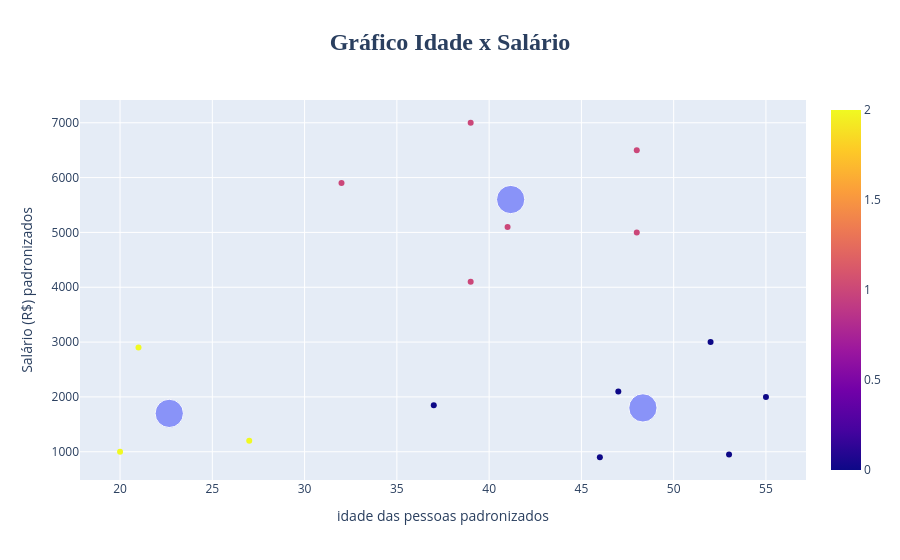

Source (notebook cell):
### Code cell
# x base idade e base salário
grafico1 = px.scatter(x = scaler_salario.inverse_transform(base_salario)[:,0], y = scaler_salario.inverse_transform(base_salario)[:,1],color=rotulos)
grafico2 = px.scatter(x = scaler_salario.inverse_transform(kmeans_salario.cluster_centers_)[:,0], y = scaler_salario.inverse_transform(kmeans_salario.cluster_centers_)[:,1], size = [12, 12, 12])
grafico3 = go.Figure(data = grafico1.data + grafico2.data)

# Atualiza o layout para renomear os rótulos dos eixos X e Y
grafico3.update_layout(
    # Defina o título aqui, no gráfico que será exibido
    title_text='<b>Gráfico Idade x Salário</b>',
    xaxis_title_text='idade das pessoas padronizados',
    yaxis_title_text='Salário (R$) padronizados',
    # padrão o título
    title_font_size=24,  # Define o tamanho da fonte do título
    title_font_family='Arial Black', # Uma fonte mais grossa
    title_x=0.5 # Centraliza o título no gráfico
)
grafico3.show()
grafico3.write_html("figuras/18-4_grafico2_2.html")

### Figure 1 — Plotly figure (JSON) as saved in the notebook; plotly's stock layout.template omitted (floating-point values rounded to 4 significant figures)
{"data": [{"hovertemplate": "x=%{x}<br>y=%{y}<br>color=%{marker.color}<extra></extra>", "legendgroup": "", "marker": {"color": [2, 2, 2, 0, 0, 0, 0, 0, 0, 1, 1, 1, 1, 1, 1], "coloraxis": "coloraxis", "symbol": "circle"}, "mode": "markers", "name": "", "orientation": "v", "showlegend": false, "type": "scatter", "x": [20, 27, 21, 37, 46, 53, 55, 47, 52, 32, 39, 41, 39, 48, 48], "xaxis": "x", "y": [1000, 1200, 2900, 1850, 900, 950, 2000, 2100, 3000, 5900, 4100, 5100, 7000, 5000, 6500], "yaxis": "y"}, {"hovertemplate": "x=%{x}<br>y=%{y}<br>size=%{marker.size}<extra></extra>", "legendgroup": "", "marker": {"color": "#636efa", "size": [12, 12, 12], "sizemode": "area", "sizeref": 0.03, "symbol": "circle"}, "mode": "markers", "name": "", "orientation": "v", "showlegend": false, "type": "scatter", "x": [48.33, 41.17, 22.67], "xaxis": "x", "y": [1800, 5600, 1700], "yaxis": "y"}], "layout": {"autosize": true, "title": {"font": {"family": "Arial Black", "size": 24}, "text": "<b>Gráfico Idade x Salário</b>", "x": 0.5}, "xaxis": {"autorange": true, "range": [17.88, 57.12], "title": {"text": "idade das pessoas padronizados"}, "type": "linear"}, "yaxis": {"autorange": true, "range": [396.6, 7503.0], "title": {"text": "Salário (R$) padronizados"}, "type": "linear"}}}
